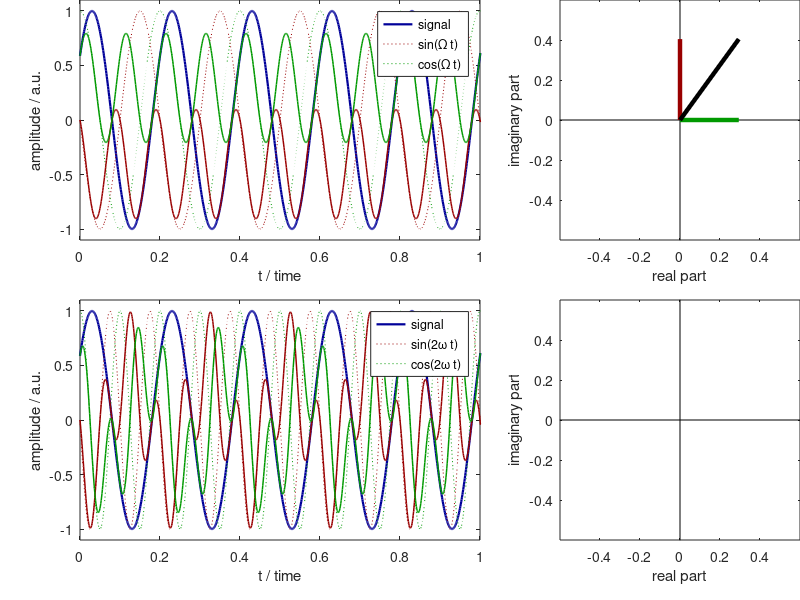
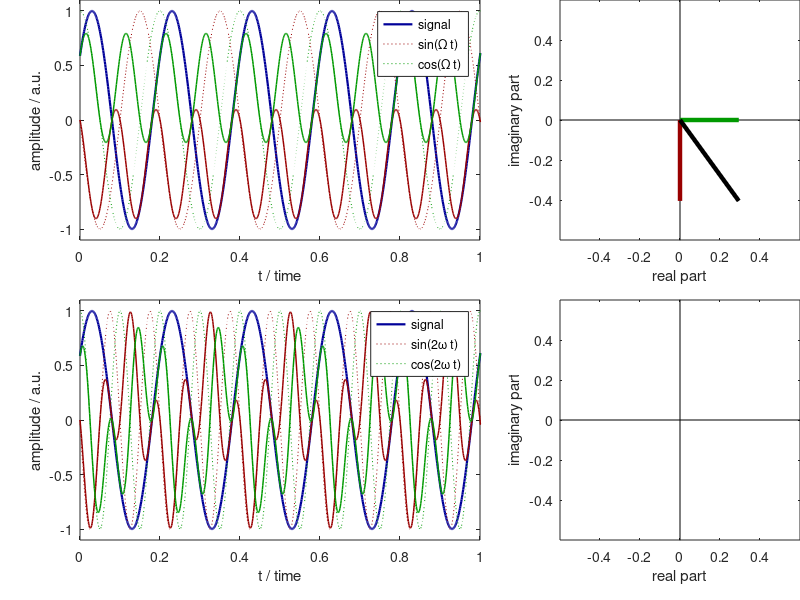
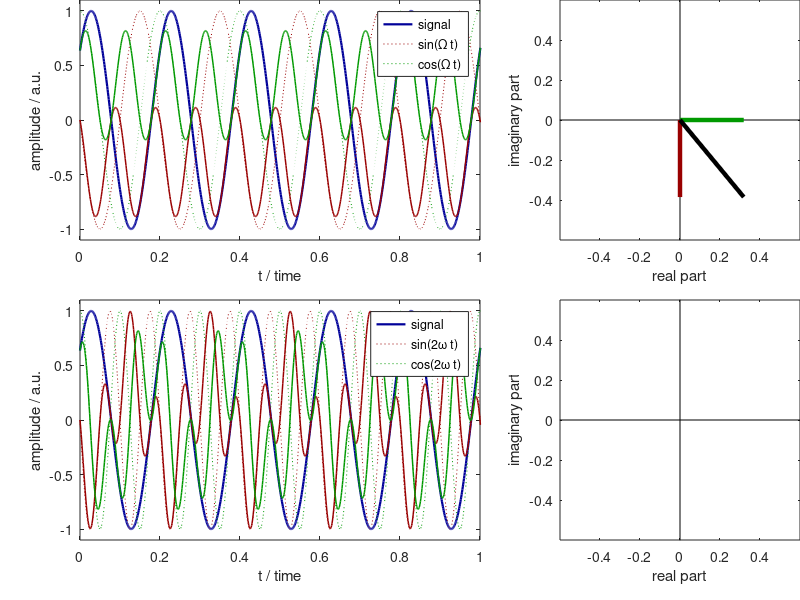
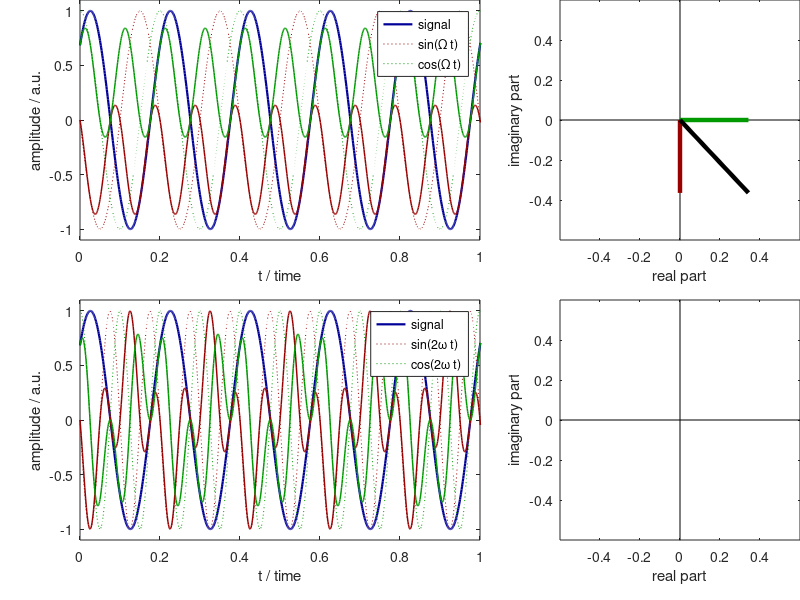

Reproduce these figures in MATLAB, in order.
%% DEMO script to visualize the scalar prduct between two functions
clear all
close all
% some parameters
fs = 1000;
T = 100;
t = 0:1/fs:T-1/fs;
f_sig = 5;
phi_sig = 2*pi*1/10;

% path and fname_prefix                   
path2pics = ['..' filesep 'pics' filesep 'lecture_03-movie-scalarProduct', filesep];
fname_pre = 'lecture_03-movie_scalarProduct_';
fname_post = '.png';
format = '-dpng';
res = '-r300';


% plotting stuff
f_height = .4; 
fL_width = .5;
fR_width = .3;
f_deltax = 1-fL_width-fR_width;
f_deltay = .1;

cols = [0 0 .6; .6 0 0; 0 .6 0; 0 0 0];
msize = 6;
lwidth = 1.6;

n = fs*T;

% the polar dummy
xcirc = cos(2*pi*t);
ycirc = sin(2*pi*t);


% the signals
sig = sin(2*pi*f_sig*t+phi_sig);

sin_sig = -sin(2*pi*f_sig*t);
cos_sig = cos(2*pi*f_sig*t);

sin_2sig = -sin(2*pi*2*f_sig*t);
cos_2sig = cos(2*pi*2*f_sig*t);

% now the point-wise multiplications
sig_sin_sig = sig.*sin_sig;
sig_cos_sig = sig.*cos_sig;

sig_sin_2sig = sig.*sin_2sig;
sig_cos_2sig = sig.*cos_2sig;

% plot the signal and the "templates"
% the nonmatching
axes('Position',[.1 .1 fL_width f_height])
htu = plot(t,sig,'Color',cols(1,:),'Linewidth',lwidth);hold on;
plot(t,sin_2sig,'Color',cols(2,:),'Linestyle',':');
plot(t,cos_2sig,'Color',cols(3,:),'Linestyle',':');
hs_l = plot(t,sig_sin_2sig,'Color',cols(2,:),'Linestyle','-','Linewidth',lwidth*2/3);
hc_l = plot(t,sig_cos_2sig,'Color',cols(3,:),'Linestyle','-','Linewidth',lwidth*2/3);

xlabel('t / time')
ylabel('amplitude / a.u.')
xlim([0 1])
ylim([-1.1 1.1])
legend('signal','sin(2\omega t)','cos(2\omega t)')

% the 'polar' plot
axes('Position',[fL_width+f_deltax .1 fR_width f_height])
plot(xcirc,ycirc,'Color','k'); hold on;
xlabel('real part')
ylabel('imaginary part')
axis square
line([-1.1 1.1],[0 0],'Color','k')
line([0 0],[-1.1 1.1],'Color','k')
xlim([-.6 .6])
ylim([-.6 .6])

h_real_l = line([0 sum(sig_cos_2sig)/n],[0 -0*sum(sig_sin_2sig)/n],'Color',cols(3,:),'Linewidth',2*lwidth);
h_imag_l = line([0 0*sum(sig_cos_2sig)/n],[0 -sum(sig_sin_2sig)/n],'Color',cols(2,:),'Linewidth',2*lwidth);
h_full_l = line([0 sum(sig_cos_2sig)/n],[0 -sum(sig_sin_2sig)/n],'Color',cols(4,:),'Linewidth',2*lwidth);

%return

% dummy plot
% Z = eig(randn(20,20));
% h = compass(1 * ones(size(Z)));hold on
% set(h, 'Visible', 'off')
% hc_u = compass(sum(sig_cos_2sig)/n+1i*sum(sig_sin_2sig)/n);
% set(hc_u,'Color',cols(4,:))
% set(gca,'ylim',[0 1.1])
% hc_real_u = compass(sum(sig_cos_2sig)+0*sum(sig_sin_2sig));
% set(hc_real_u,'Color',cols(3,:))
% hc_imag_u = compass(0*sum(sig_cos_2sig)+1i*sum(sig_sin_2sig));
% set(hc_imag_u,'Color',cols(2,:))




% the matching
axes('Position',[.1 .1+f_height+f_deltay fL_width f_height])
htl = plot(t,sig,'Color',cols(1,:),'Linewidth',lwidth);hold on;
plot(t,sin_sig,'Color',cols(2,:),'Linestyle',':');
plot(t,cos_sig,'Color',cols(3,:),'Linestyle',':');
hs_u = plot(t,sig_sin_sig,'Color',cols(2,:),'Linestyle','-','Linewidth',lwidth*2/3);
hc_u = plot(t,sig_cos_sig,'Color',cols(3,:),'Linestyle','-','Linewidth',lwidth*2/3);

xlabel('t / time')
ylabel('amplitude / a.u.')
xlim([0 1])
ylim([-1.1 1.1])
legend('signal','sin(\Omega t)','cos(\Omega t)')

% the 'polar' plot
axes('Position',[fL_width+f_deltax .1+f_height+f_deltay fR_width f_height])
plot(xcirc,ycirc,'Color','k'); hold on;
xlabel('real part')
ylabel('imaginary part')
axis square
line([-1.1 1.1],[0 0],'Color','k')
line([0 0],[-1.1 1.1],'Color','k')
xlim([-.6 .6])
ylim([-.6 .6])

h_real_u = line([0 sum(sig_cos_sig)/n],[0 -0*sum(sig_sin_sig)/n],'Color',cols(3,:),'Linewidth',2*lwidth);
h_imag_u = line([0 0*sum(sig_cos_sig)/n],[0 -sum(sig_sin_sig)/n],'Color',cols(2,:),'Linewidth',2*lwidth);
h_full_u = line([0 sum(sig_cos_sig)/n],[0 -sum(sig_sin_sig)/n],'Color',cols(4,:),'Linewidth',2*lwidth);

%save the first frame
fname = [fname_pre, '_01', fname_post];
print(res,fname,format);
%save2pdf_and_crop(fname);
%savepdf_and_crop(fname);


%% now iterate through a number of phases and replot
phases = (0:.01:1)*2*pi;

for kk = 1:length(phases)

% the signals
sig = sin(2*pi*f_sig*t+phi_sig+phases(kk));

sin_sig = -sin(2*pi*f_sig*t);
cos_sig = cos(2*pi*f_sig*t);

sin_2sig = -sin(2*pi*2*f_sig*t);
cos_2sig = cos(2*pi*2*f_sig*t);

% now the point-wise multiplications
sig_sin_sig = sig.*sin_sig;
sig_cos_sig = sig.*cos_sig;

sig_sin_2sig = sig.*sin_2sig;
sig_cos_2sig = sig.*cos_2sig;

% substitute data
set(htl,'ydata',sig);
set(htu,'ydata',sig);

set(hs_u,'ydata', sig_sin_sig);
set(hc_u,'ydata', sig_cos_sig);

set(hs_l,'ydata', sig_sin_2sig);
set(hc_l,'ydata', sig_cos_2sig);

% the polar plots
set(h_real_u,'Xdata',[0 sum(sig_cos_sig)/n])
set(h_imag_u,'Ydata',[0 sum(sig_sin_sig)/n])
set(h_full_u,'Xdata',[0 sum(sig_cos_sig)/n], 'Ydata', [0 sum(sig_sin_sig)/n])

set(h_real_l,'Xdata',[0 sum(sig_cos_2sig)/n])
set(h_imag_l,'Ydata',[0 sum(sig_sin_2sig)/n])
set(h_full_l,'Xdata',[0 sum(sig_cos_2sig)/n], 'Ydata', [0 sum(sig_sin_2sig)/n])

fname = [path2pics, fname_pre, num2str(kk), fname_post];
print(res,fname,format);
%pause(.1)
end

